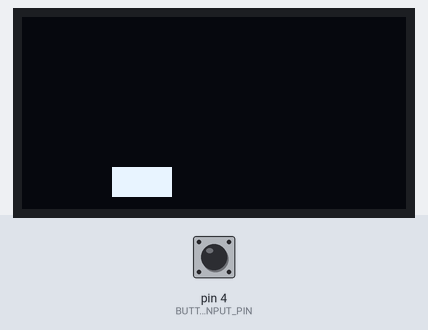
Simulated run of this sketch. Board: Arduino Uno, built with avr-gcc and run on an emulated ATmega328P. On the bench: 128×64 one-colour display. The inputs (shaded band) are chosen by the test bench; at power-on: pin 4 (BUTTON_INPUT_PIN) HIGH.

Above: at 0.7 s.
At 1.4 s:
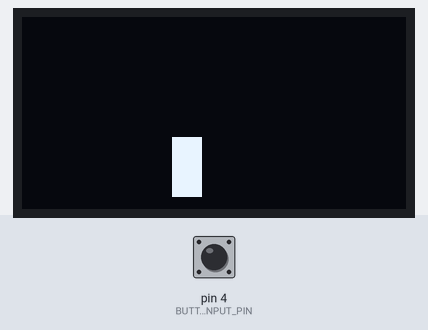
1.5 s: pin 4 (BUTTON_INPUT_PIN) pulled LOW for 3.2 s
At 4.2 s:
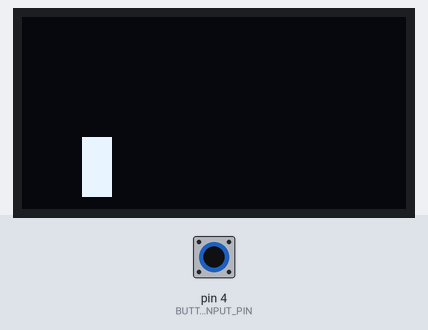
Timing chart, 0 to 5.7 s (numbered marks = the images above; inputs shaded):
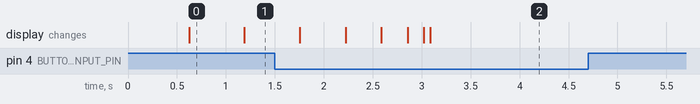

The sketch:

Week6L1Interactive.ino
```cpp
#include <Adafruit_GFX.h>
#include <Adafruit_SSD1306.h>

#define SCREEN_WIDTH 128
#define SCREEN_HEIGHT 64

#define OLED_RESET 4
Adafruit_SSD1306 _display(SCREEN_WIDTH, SCREEN_HEIGHT, &Wire, OLED_RESET);

const int BUTTON_INPUT_PIN = 4;

int _x0 = 0;
int _y0 = 50;
int _w = 20;
int _h = 10;

int _delayInterval = 500;

bool _wide = true;

void setup() {
  if (!_display.begin(SSD1306_SWITCHCAPVCC, 0x3D)) { // Address 0x3D for 128x64
    Serial.println(F("SSD1306 allocation failed"));
    for (;;); // Don't proceed, loop forever
  }

  pinMode(BUTTON_INPUT_PIN, INPUT_PULLUP);
}

void loop() {
  // Clear the display
  _display.clearDisplay();

  int temp = 0;
  if (_wide) {
    _x0 += _w;
    _y0 -= _h;
  } else {
    _x0 += _w;
    _y0 += _w;
  }

  _wide = !_wide;
  temp = _w;
  _w = _h;
  _h = temp;

  if (_x0 + _w >= _display.width()) {
    _x0 = 0;
    _y0 = 50;
    _w = 20;
    _h = 10;
    _wide = true;
  }

  // Put in drawing routines
  _display.fillRect(_x0, _y0, _w, _h, SSD1306_WHITE);

  // Render graphics buffer to screen
  _display.display();

  int buttonVal = digitalRead(BUTTON_INPUT_PIN);
  delay(40);
  int buttonVal2 = digitalRead(BUTTON_INPUT_PIN);

  // Shoot when button is pressed
  if (buttonVal == buttonVal2 && buttonVal == LOW) {
    _delayInterval -= 100;
  }

  delay(_delayInterval);
}
```

Measured:
- what the display in image 0 shows lasts 0.6 s, from 0.6 s to 1.2 s
